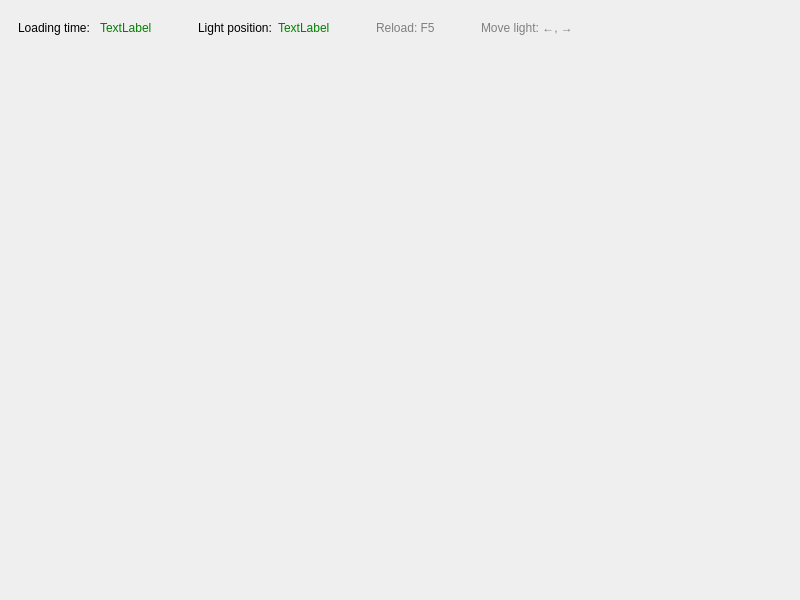
<?xml version="1.0" encoding="UTF-8"?>
<ui version="4.0">
 <class>MainWindow</class>
 <widget class="QMainWindow" name="MainWindow">
  <property name="geometry">
   <rect>
    <x>0</x>
    <y>0</y>
    <width>800</width>
    <height>600</height>
   </rect>
  </property>
  <property name="windowTitle">
   <string>MainWindow</string>
  </property>
  <widget class="QWidget" name="centralwidget">
   <layout class="QVBoxLayout" name="verticalLayout">
    <item alignment="Qt::AlignmentFlag::AlignLeft|Qt::AlignmentFlag::AlignTop">
     <widget class="QWidget" name="widget" native="true">
      <layout class="QHBoxLayout" name="horizontalLayout">
       <item alignment="Qt::AlignmentFlag::AlignLeft">
        <widget class="QLabel" name="labelMsInfo">
         <property name="text">
          <string>Loading time: </string>
         </property>
        </widget>
       </item>
       <item>
        <widget class="QLabel" name="labelMs">
         <property name="styleSheet">
          <string notr="true">color: green;</string>
         </property>
         <property name="text">
          <string>TextLabel</string>
         </property>
        </widget>
       </item>
       <item>
        <spacer name="horizontalSpacer_3">
         <property name="orientation">
          <enum>Qt::Orientation::Horizontal</enum>
         </property>
         <property name="sizeHint" stdset="0">
          <size>
           <width>40</width>
           <height>20</height>
          </size>
         </property>
        </spacer>
       </item>
       <item>
        <widget class="QLabel" name="labelLightPosInfo">
         <property name="text">
          <string>Light position:</string>
         </property>
        </widget>
       </item>
       <item>
        <widget class="QLabel" name="labelLightPos">
         <property name="styleSheet">
          <string notr="true">color: green;</string>
         </property>
         <property name="text">
          <string>TextLabel</string>
         </property>
        </widget>
       </item>
       <item>
        <spacer name="horizontalSpacer">
         <property name="orientation">
          <enum>Qt::Orientation::Horizontal</enum>
         </property>
         <property name="sizeHint" stdset="0">
          <size>
           <width>40</width>
           <height>20</height>
          </size>
         </property>
        </spacer>
       </item>
       <item>
        <widget class="QLabel" name="labelReload">
         <property name="styleSheet">
          <string notr="true">color: gray;</string>
         </property>
         <property name="text">
          <string>Reload: F5</string>
         </property>
        </widget>
       </item>
       <item>
        <spacer name="horizontalSpacer_2">
         <property name="orientation">
          <enum>Qt::Orientation::Horizontal</enum>
         </property>
         <property name="sizeHint" stdset="0">
          <size>
           <width>40</width>
           <height>20</height>
          </size>
         </property>
        </spacer>
       </item>
       <item>
        <widget class="QLabel" name="labelDirection">
         <property name="styleSheet">
          <string notr="true">color: grey;</string>
         </property>
         <property name="text">
          <string>Move light: ←, →</string>
         </property>
        </widget>
       </item>
      </layout>
     </widget>
    </item>
   </layout>
  </widget>
 </widget>
 <resources/>
 <connections/>
</ui>
